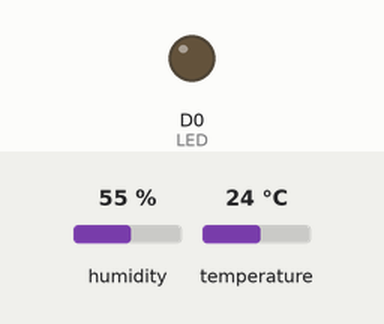
Recording of a program running on a simulated ESP8266 (NodeMCU). Shown: output pins drawn as LEDs (lit = HIGH). The inputs (shaded band) are chosen by the test bench; at power-on: humidity 55 %, temperature 24 °C. WiFi joins after 1.5 s; servers stay silent unless stated; no MQTT or app messages arrive unless stated; not simulated (calls return 0 or success): wifi_credentials.h; what the program prints to the serial monitor is not drawn.

Above: at 10.0 s.
Timing chart, 0 to 26.0 s (numbered marks = the images above):
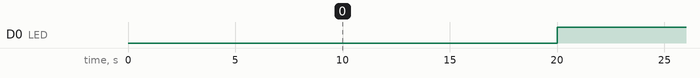

The program:

main.cpp
```cpp
// Wi-Fi credentials (SSID and password) must be stored in a file that is not tracked
// by version control.
#include "wifi_credentials.h"
#include <Adafruit_Sensor.h>
#include <DHT.h>
#include <DHT_U.h>
#include <ESP8266WiFi.h>
#include <Ticker.h>
#include <AsyncMqttClient.h>

#define DHTPIN 2
#define LED D0

#define MQTT_HOST IPAddress(192, 168, 11, 10)

#define MQTT_PORT 1883

#define MQTT_PUB_TEMP "esp/test/temperature"
#define MQTT_PUB_HUM "esp/test/humidity"

// The sensor is initialized
#define DHTTYPE DHT11   // DHT 11
DHT dht(DHTPIN, DHTTYPE);

AsyncMqttClient mqttClient;
Ticker mqttReconnectTimer;
WiFiEventHandler wifiConnectHandler;
WiFiEventHandler wifiDisconnectHandler;
Ticker wifiReconnectTimer;

unsigned long previousMillis = 0;
const long interval = 10000;
unsigned long count = 0;

void connectToWifi() {
  Serial.println("Connecting to Wi-Fi...");
  WiFi.begin(WIFI_SSID, WIFI_PASSWORD);
}

void connectToMqtt() {
  Serial.println("Connecting to MQTT ...");
  mqttClient.connect();
}

void onWifiConnect(const WiFiEventStationModeGotIP& event) {
  Serial.println("Conencted to Wi-Fi.");
  connectToMqtt();
}

void onWifiDisconnect(const WiFiEventStationModeDisconnected& event) {
  Serial.println("Disconnected from Wi-Fi.");
  mqttReconnectTimer.detach();
  wifiReconnectTimer.once(2, connectToWifi);
}

void onMqttConnect(bool sessionPresent) {
  Serial.println("Connected to MQTT");
  Serial.println("Session resent:");
  Serial.println(sessionPresent);
}

void onMqttDisconnect(AsyncMqttClientDisconnectReason reason) {
  Serial.println("Disconnected from MQTT.");
  if(WiFi.isConnected()) {
    mqttReconnectTimer.once(2, connectToMqtt);
  }
}

void onMqttPublish(uint16_t packetId) {
  Serial.println("Publish acknowledged.");
  Serial.println("    packetId:");
  Serial.println(packetId);
}

void setup() {
  Serial.begin(9600);

  Serial.println("KY-015 Test - Temperature and humidity test:");
  // Measurement is started
  dht.begin();
  Serial.println();

  pinMode(LED, OUTPUT);

  wifiConnectHandler = WiFi.onStationModeGotIP(onWifiConnect);
  wifiDisconnectHandler = WiFi.onStationModeDisconnected(onWifiDisconnect);
  mqttClient.onConnect(onMqttConnect);
  mqttClient.onDisconnect(onMqttDisconnect);
  mqttClient.onPublish(onMqttPublish);
  mqttClient.setServer(MQTT_HOST, MQTT_PORT);

  connectToWifi();
}

bool ledState = false;
void loop() {
  unsigned long currentMillis = millis();
  if (currentMillis - previousMillis >= interval) {
    digitalWrite(LED, ledState ? HIGH : LOW);
    ledState = !ledState;

    // Humidity is measured
    float humidity = dht.readHumidity();
    // Temperature is measured
    float temperature = dht.readTemperature();
    // Checks whether the measurements have run through without errors
    // If an error is detected, an error message is output here
    if (isnan(humidity) || isnan(temperature)) {
      Serial.println("Error when reading out the sensor");
      return;
    }

    // Output to the serial console
    Serial.println("-----------------------------------------------------------");
    Serial.print(" Humidity: ");
    Serial.print(humidity);
    Serial.print(" %\t");
    Serial.print(" Temperature: ");
    Serial.print(temperature);
    Serial.println(" °C ");
    Serial.println("-----------------------------------------------------------");
    Serial.println(" ");

    previousMillis = currentMillis;
    Serial.println();
    uint16_t packetIdPub1 = mqttClient.publish(MQTT_PUB_TEMP, 1, true, String(temperature).c_str());
    Serial.printf("Publishing on topic %s at QoS 1, packetId: %i\n", MQTT_PUB_TEMP, packetIdPub1);
    Serial.printf("Message: %f\n",temperature);

    Serial.println();
    uint16_t packetIdPub2 = mqttClient.publish(MQTT_PUB_HUM, 1, true, String(humidity).c_str());
    Serial.printf("Publishing on topic %s at QoS 1, packetId: %i\n", MQTT_PUB_HUM, packetIdPub2);
    Serial.printf("Message: %f\n",humidity);
  }
}
```

Measured:
- by itself, D0 (LED): alternates HIGH for 10.0 s and LOW for 10.0 s
